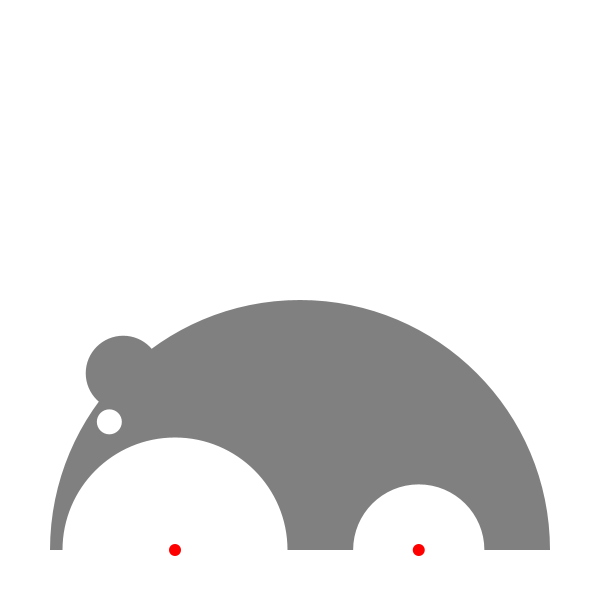
Frame 1 (no input)
Frame 60 (the mouse pressed at the canvas centre just before this capture): identical to frame 1, image omitted
Frame 120 (the mouse held since frame 60 and released just before this capture): identical to frame 1, image omitted

The Processing sketch that drew this single still picture (run headless with seeded random() and noise(); from frame 60 on, the mouse is pressed at the canvas centre):

// Processing sketch: formichiere_02_test_v1_v2
// ── formichiere_02_test_v1_v2.pde
formichiere f;

void setup(){
  size(600,600);
  smooth();
  
  f = new formichiere(300,300,500,color(128));
}

void draw(){
  background(255);
  
  f.display();
  
  fill(255,0,0);
  
  float s_zampe_max = f.w*3/4 - (f.v1*f.w/2);
  float s_zampe_x = f.x + f.w/2 - s_zampe_max/2;
    
  ellipse(s_zampe_x, f.y+f.w/2, 12, 12);
  ellipse(f.x - f.w/4, f.y+f.w/2, 12, 12);
}

void mouseMoved(){
  float newV1 = map(mouseY, 0, height, 0.25, 0.5);
  f.v1 = newV1;
  
  float newV2 = map(mouseX, 0, width, 0.25, 0.95);
  f.v2 = newV2;
}

// ── formichiere.pde
class formichiere{
  float x,y,w;
  color c, bgc;
  
  float v1, v2; // muso e zampe
  float v3; // angolo x occhio e orecchie
  float v4; //orecchie
  float v5; // occhio
  
  formichiere(float _x, float _y, float _w, color _c){
    x= _x;
    y= _y;
    w= _w;
    
    c = _c;
    bgc = color(255);
    
    v1 = 0.45;
    v2 = 0.5;
    
    v3 = PI/4; // 45 gradi
    v4 = 0.15;
    v5 = 0.05;
  }
  
  void display(){
    
    fill(c);
    noStroke();
    
    // corpo del formichiere
    // un arco > dipende da w
    arc(x,y+w/2, w,w,-PI, 0);
    
    // muso
    // una arco > dipende da v1
    fill(bgc);
    arc(x-w/4,y+w/2, w*v1,w*v1,-PI, 0);
    
    // zampe
    // un arco > dipende da v2 (e v1)
    // a metá strada tra il muso e la coda
    float zampe_max = w*3/4 - (v1*w/2);
    float zampe_x = x + w/2 - zampe_max/2;
    arc(zampe_x,y+w/2, zampe_max*v2,zampe_max*v2,-PI, 0);
    
    // orecchio
    // un cerchio > dipende da v3 (angolo) e v4 (dimensioni)
    fill(c);
    float raggio = w/2;
    float centro_y = y+w/2;
    float x_orecchia = x + (cos(PI+v3) * raggio);
    float y_orecchia = centro_y + (sin(PI+v3) * raggio);
    ellipse(x_orecchia,y_orecchia, w*v4, w*v4);
    
    // occhio
    fill(bgc);
    // circonferenza per calcolare il centro dell' occhio
    // a metá strada tra il centro del formichiere e y centro del muso
    float x_centro_occhio = x-w/8;
    float raggio_occhio = w*3/8 - (w/2-(w*v1))/4;
    float x_occhio = x_centro_occhio + (cos(PI+v3) * raggio_occhio);
    float y_occhio = y+w/2 + (sin(PI+v3) * raggio_occhio);
    ellipse(x_occhio,y_occhio, w*v5, w*v5);
  
   }
}
